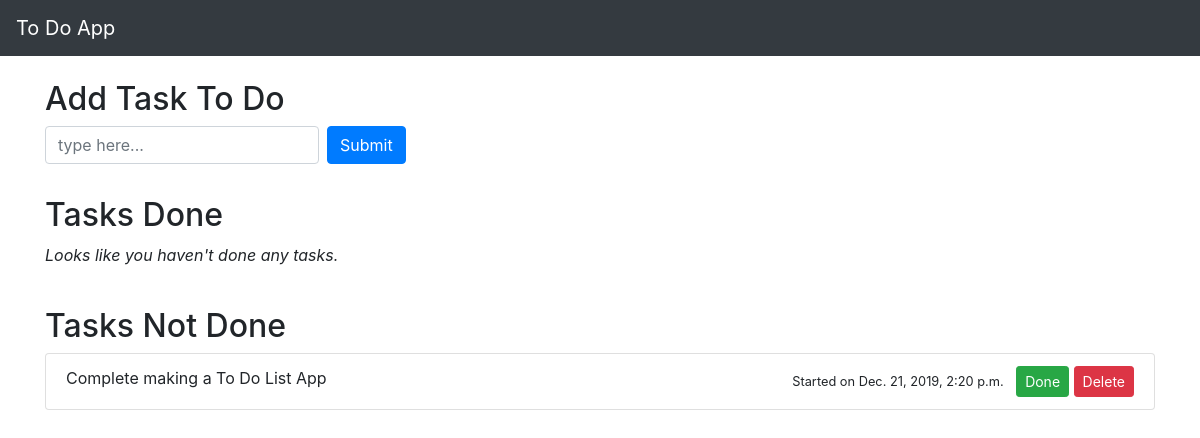
Before: / with the older database file.
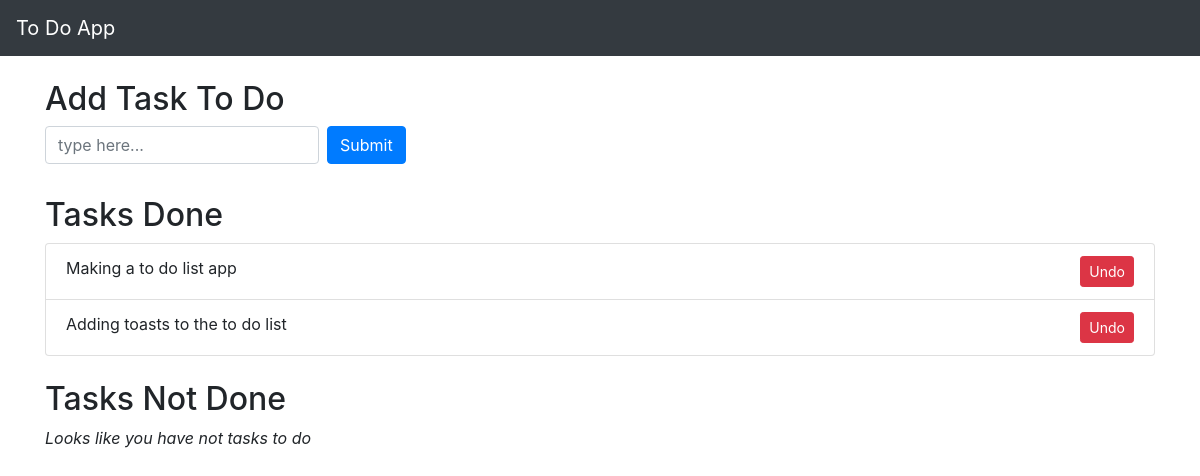
After: the same page with the newer database file.
### main/models.py (models this page shows, shortened)
class Task(models.Model):
    task = models.CharField(max_length=200)
    date_started = models.DateTimeField()

class DoneTask(models.Model):
    task = models.CharField(max_length=200)
    date_started = models.DateTimeField()
    date_done = models.DateTimeField()

### main/views.py (the view)
# urls.py: path('', views.index, name='homepage'),
def index(request):
    tasks = Task.objects.all().order_by("-date_started")
    done_tasks = DoneTask.objects.all().order_by("-date_done")
    return render(request, 'main/index.html', {'tasks': tasks, 'done_tasks': done_tasks})

### main/templates/main/index.html (shortened to what this page needs)
{% extends 'main/base.html' %}
{% block content %}
    <div class="row mt-4">
        <div class="col">
            <h2>Add Task To Do</h2>
            <form action="add_todo/" method="POST" class="form-inline">
                <input name="content" type="text" class="form-control mb-2 mr-sm-2" placeholder="type here..." required maxlength="200" autocomplete="off">
                <button type="submit" class="btn btn-primary mb-2">Submit</button>
            </form>
        </div>
    </div>
    <div class="row mt-4">
        <div class="col">
            <h2>Tasks Done</h2>
            <ul class="list-group">
                {% for done_task in done_tasks %}
                    <li class="list-group-item">{{ done_task.task }}
                        <form action="{% url 'undo_todo' done_task.id %}" method="POST" class="float-right">
                            <button type="submit" class="btn btn-sm btn-danger">Undo</button>
                        </form>
                    </li>
                {% empty %}
                    <p class="font-italic">Looks like you haven&#x27;t done any tasks.</p>
                {% endfor %}
            </ul>
        </div>
    </div>
    <div class="row mt-4">
        <div class="col">
            <h2>Tasks Not Done</h2>
            <ul class="list-group">
                {% for task in tasks %}
                    <li class="list-group-item">{{ task.task }}
                        <div class="float-right">
                            <p class="d-inline small mr-2">Started on {{ task.date_started }}</p>
                            <form class="d-inline align-middle" action="{% url 'completed_todo' task.id %}" method="POST">
                                <button type="submit" class="btn btn-sm btn-success">Done</button>
                            </form>
                            <form class="d-inline align-middle" action="{% url 'delete_todo' task.id %}" method="POST">
                                <button type="submit" class="btn btn-sm btn-danger">Delete</button>
                            </form>
                        </div>
                    </li>
                {% empty %}
                    <p class="font-italic">Looks like you have not tasks to do</p>
                {% endfor %}
            </ul>
        </div>
    </div>
{% endblock %}

### main/templates/main/base.html (shortened to what this page needs)
<!DOCTYPE html>
<html lang="en">
<head>
    <link rel="stylesheet" href="https://stackpath.bootstrapcdn.com/bootstrap/4.4.1/css/bootstrap.min.css">
</head>
<body>
        <nav class="navbar navbar-dark bg-dark">
                <a href="{% url 'homepage' %}" class="navbar-brand">To Do App</a>
        </nav>
    <div class="container">
        {% block content %}{% endblock %}
    </div>
</body>
</html>

Changed rows visible on the page:
removed Task: task "Complete making a To Do List App", date_started "Dec. 21, 2019, 2:20 p.m."
added DoneTask: task "Making a to do list app"
added DoneTask: task "Adding toasts to the to do list"
Other visible differences:
text no longer shown: "Looks like you haven't done any tasks."
text now shown: "Looks like you have not tasks to do"
